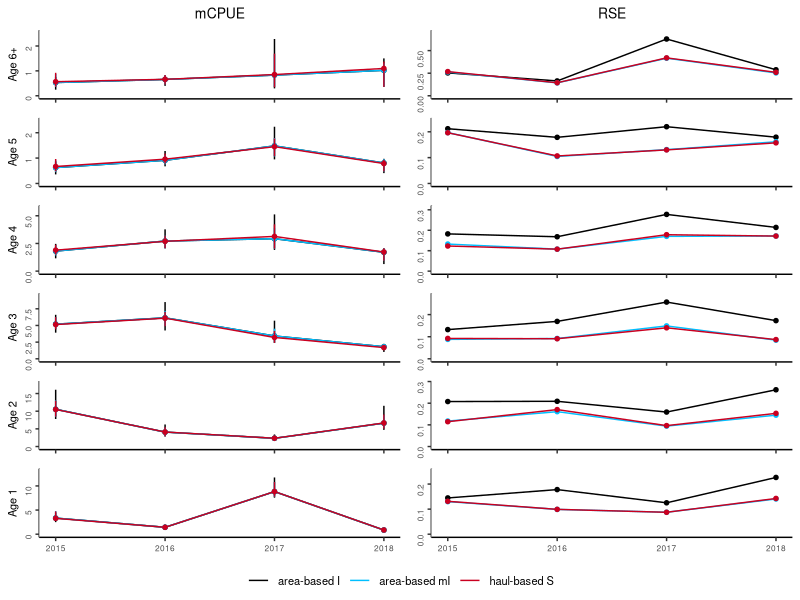
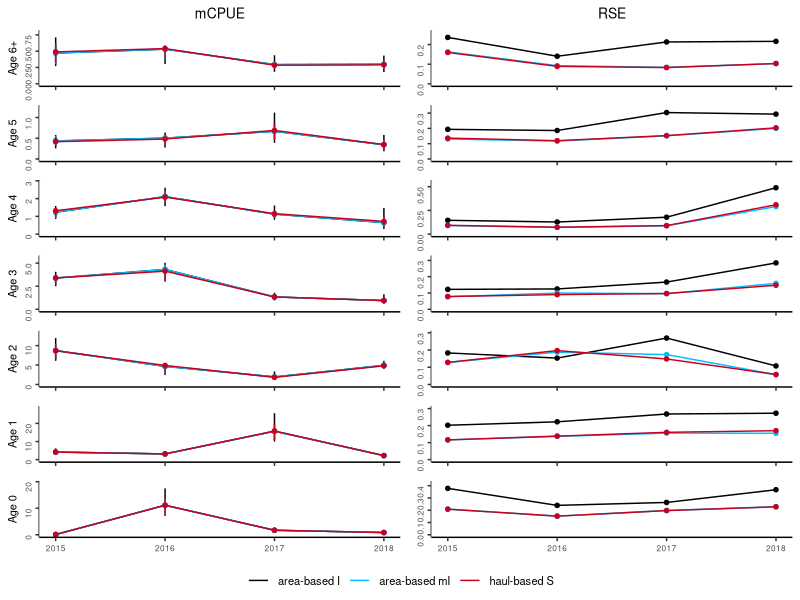
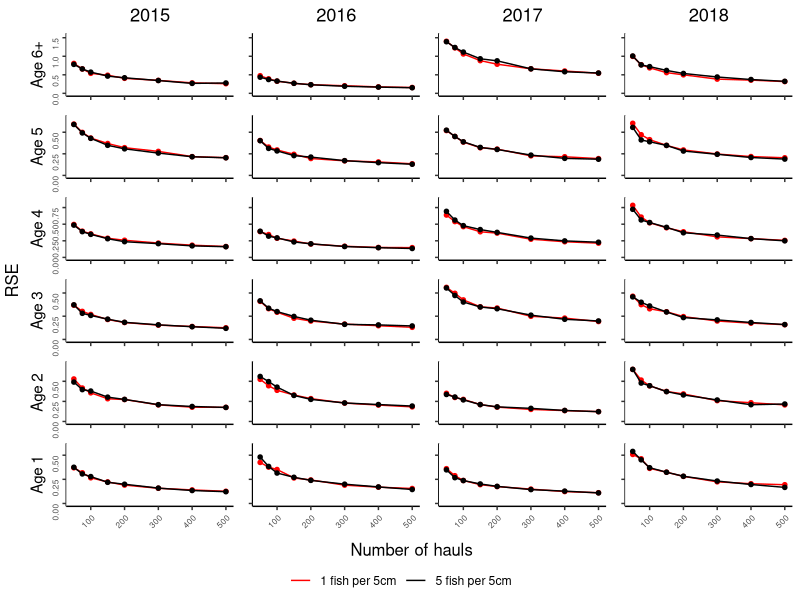
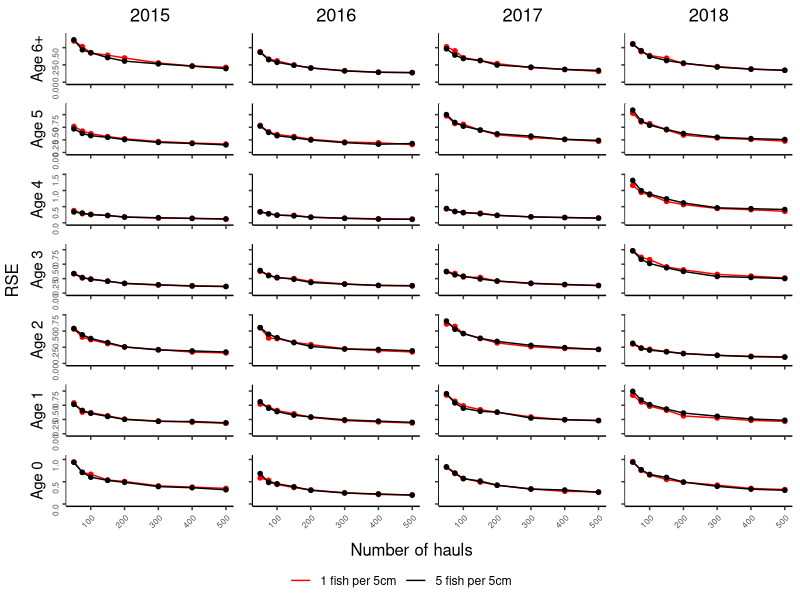

R code for these plots, in order: (Note: this script raises an error after producing the figures.)
#
# Example of tabulated plot inspired by Gerritsen et al. 2006
#

library(ggplot2)
library(grid)
library(gridExtra)
library(egg)

#' @noRd
makeColorMap <- function(columns, color){
  colors <- as.list(rep(color, length(columns)))
  names(colors) <- columns
  return(colors)
}

#' generates function for passing to tickmarks
#' tickfunctions have n number of ticks
#' lowest tick is 0
#' highes ttick is rounded of from ymax (digits determine rounding)
#' mid tick is rounded midpoint
genTickMarksFunction <- function(n=3, digits=1, slack=0.01){
  roundf <- function(x){floor(x * (10**digits))/(10**digits)}
  tickfun <- function(lim){
    maxl <- lim[2]-slack
    minl <- 0
    step <- maxl/(n-1)
    ticks <- sapply(seq(minl, maxl, step), roundf)
    return(ticks)
  }
}

#' generates function for passing to tickmaks
#' tickfunctions tries a range of preset scales form 0 to ymax 
#' and chooses the one that leaves fewer tickmars, exceding n
genTickMarksTester <- function(n=3, steps=c(.001, 0.0025, 0.005, 0.01, 0.025, 0.05, 0.1, 0.25, 0.5, 1, 2.5, 5, 10, 25, 50, 100, 250, 500)){
  
  stopifnot(all(steps == sort(steps)))
  
  tickfun <- function(lim){
    maxl <- lim[2]
    if (is.infinite(maxl) | is.na(maxl)){
      return(c(0.0))
    }
    minl <- 0
    for (step in rev(steps)){
      ticks <- seq(minl, maxl, step)
      
      if (length(ticks) >= 3){
        return(ticks)
      }
    }
    stop("Could not make tickmarks")
  }
}
ticks3 <- genTickMarksTester()
ticks2 <- genTickMarksTester(2)

#' @noRd
panelPlotOverlay <- function(plotData, columnGroups, xVariable, yVariable, yVariableUpper, yVariableLower, xlimrow, ylimcol, showX=F, showY=F, ylabel="", basetheme=NULL, titletext="", pointcol=NULL, linecol=NULL, errorcol=NULL, tickmarks=NULL){

  panelplot <- ggplot(plotData, aes_string(x=xVariable, y=yVariable)) + xlim(xlimrow) + ylab(ylabel) + ylim(ylimcol)

  cols <- unique(plotData[,columnGroups])
  for (col in cols){
    colData <- plotData[plotData[,columnGroups] == col,]
    if (!is.null(yVariableUpper) & !is.null(yVariableLower)){
      panelplot <- panelplot + geom_linerange(data=colData, aes_string(ymin=yVariableLower, ymax=yVariableUpper), color=errorcol[[col]])
    }
    #points and lines
    if (nrow(colData) == 0){
      panelplot <- panelplot + geom_blank()
    }
    else{
      panelplot <- panelplot + geom_line(data=colData, aes_string(color=columnGroups))  + geom_point(data=colData, shape=20, size=2, color=pointcol[[col]])
    }

    if (!is.null(title) & col == cols[1]){
      panelplot <- panelplot + ggtitle(titletext)
    }

  }

  panelplot <- panelplot + scale_color_manual(values = unlist(linecol))
  
  panelplot <- panelplot + basetheme()
  panelplot <- panelplot + theme(panel.grid.minor = element_blank(), panel.grid.major = element_blank())
  if (!is.null(tickmarks)){
    panelplot <- panelplot + scale_y_continuous(breaks=tickmarks, limits = ylimcol)
  }
  if (!showX){
    panelplot <- panelplot + theme(axis.title.x = element_blank(), axis.text.x=element_blank())
  }
  else{
    panelplot <- panelplot + theme(axis.title.x = element_blank())
  }

  if (!showY){
    panelplot <- panelplot + theme(axis.title.y = element_blank(), axis.text.y=element_blank())
  }

  return(panelplot)
}


#' Table plot
#' @description
#'  makes a tabulated plot of estimates grouped by two covariates, one for columns, one for rows. axes of all plots are the same variables.
#' @details
#' @param data data.table() with data, must contain columns identified by parameters 'columnGroups', 'rowGroups', 'xVariable' and 'yVariable'
#' @param columnGroups character() identifies column in data that identifies the grouping used for columns in the plot
#' @param rowGRoups character() identifies column in data that identifies the grouping used for rows in the plot
#' @param xVariable character() identifies column in data containting variable to be used for x-axis
#' @param yVariable character() identifies column in data containing variable to be used for y-axis
#' @param overlayGroups character() identifies column in data specifying the groups to be overlayed
#' @param ylab character(), optional, label for y-axis, if not provided 'yVariable' will be used.
#' @param ymin numeric(), optional, lower bounds of y axis, if not NULL y axis will be adopted to data for each column
#' @param ymax numeric(), optional, upper bounds of y axis, if not provided y axis will be adopted to data for each column
#' @param xlim vector, optional, lower and upper bounds of x axis, if not provided y axis will be adapted to data for each row
#' @param pointcol character() or named list mapping the values in data[,columnGroups] to colors, color of points in plots
#' @param linecol character() or named list mapping the values in data[,columnGroups] to colors color of connecting lines in plots
#' @param errorcol character() or named list mapping the values in data[,columnGroups] to colors color of error bars
#' @param tickmarks numeric() specifies tickmarks for y-axis
#' @param basetheme ggplot2 - theme function to use for plotting. Default adjusts y-axis label alignments to account for variable width of tick-labels.
#' @param reverseX logical() whether to reverse X axes
#' @param hLineCol character() specify any column that should be used for horisontal reference lines
stackedPanelsOverlay <- function(data, columnGroups, rowGroups, xVariable, yVariable, overlayGroups, ylab=NULL, xlab=NULL, xlim=NULL, ymin=0, ymax=NULL, pointcol="black", linecol="#cb181d", errorcol="#cb181d", tickmarks=NULL, basetheme=function(x){ggplot2::theme_classic() + theme(plot.title = element_text(hjust = 0.5), axis.text.y = element_text(angle = 90, hjust = 1, size=6))}, reverseX=F, hLineCol=NULL){

  if(is.numeric(columnGroups) | is.numeric(rowGroups)){
    stop("ColumnGroups and rowGroups can not be numeric variables. Covert with as.character()")
  }

  if (!all(c(columnGroups, rowGroups, xVariable, yVariable) %in% names(data))){
    stop("Some arguments (columnGroups, rowGroups, xVariable, yVariable) not found in data.")
  }

  if (any(is.na(data[,c(columnGroups, rowGroups, xVariable)]))){
    stop("NAs in grouping variables or x variable")
  }

  if (is.null(ylab)){
    ylab <- yVariable
  }

  if (is.null(xlab)){
    xlab <- xVariable
  }

  rows <- sort(unique(unlist(data[,rowGroups])), decreasing = T)
  cols <- sort(unique(unlist(data[,columnGroups])))
  og <- sort(unique(unlist(data[,overlayGroups])))
  if (is.character(linecol)){
    linecol <- makeColorMap(og, linecol)
  }
  if (is.character(pointcol)){
    pointcol <- makeColorMap(og, pointcol)
  }
  if (is.character(errorcol)){
    errorcol <- makeColorMap(og, errorcol)
  }

  panels <- list()
  for (row in rows){

    #determine ylims if necessary
    minvar <- yVariable
    miny <- ymin
    if (is.null(miny)){
      miny <- min(data[data[,rowGroups] == row,minvar])
      miny <- miny - abs(miny) * .1
    }

    maxvar <- yVariable
    maxy <- ymax
    if (is.null(maxy)){
      maxy <- max(data[data[,rowGroups] == row,maxvar])
      maxy <- maxy + abs(maxy) * .1
    }
    ylimcol <- c(miny, maxy)

    for (col in cols){
      xlimrow <- xlim
      if (is.null(xlimrow)){
        xlimrow <- c(min(data[data[,columnGroups] == col,xVariable]), max(data[data[,columnGroups] == col,xVariable]))
      }

      title <- NULL
      if (row == rows[1]){
        title = col
      }

      plotdata <- data[data[,columnGroups] == col & data[,rowGroups] == row,]

      referenceline <- NULL
      if (!is.null(hLineCol)){
        stopifnot(length(unique(unlist(plotdata[,hLineCol])))==1)
        referenceline <- unlist(plotdata[,hLineCol])[1]
      }

      panel <- panelPlotOverlay(plotdata, overlayGroups, xVariable, yVariable, yVariableUpper=NULL, yVariableLower=NULL, xlimrow, ylimcol, showX=(row == rows[length(rows)]), showY=(col == cols[1]), ylabel=row, basetheme=basetheme, title=title, pointcol=pointcol, linecol=linecol, errorcol=errorcol, tickmarks=tickmarks)
      panel <- panel + theme(legend.position="none")
      panels[[paste(row, col, sep="/")]] <- panel

    }
  }

  g <- ggplotGrob(panels[[1]] + theme(legend.position="bottom", legend.title = element_blank()))$grobs
  legend <- g[[which(sapply(g, function(x) x$name) == "guide-box")]]
  lheight <- sum(legend$height)
  grid.arrange(
    ggarrange(
      plots=panels,
      nrow=length(rows),
      left=ylab,
      bottom=xlab,draw=F
    ),
    legend,
    ncol = 1,
    heights = unit.c(unit(1, "npc") - lheight, lheight))
}

#' Makes Two column plot-table
#' Same x-axis, and row-categories, but two different y-axis for the different groups.
#' values for each of the column groups are plotted on top of each other in the column to the right for yvariable1
#' values for each of the column groups are plotted on top of each other in the column to the left for yvariable2
overlayedColumnPlot <- function(data, columnGroups, rowGroups, xVariable, yVariable1, yVariable2, yVariable1Lower=NULL, yVariable1Upper=NULL, yVariable2Lower=NULL, yVariable2Upper=NULL, ylab1=NULL, ylab2=NULL, xlab=NULL, xlim=NULL, ymin1=0, ymin2=0, ymax1=NULL, ymax2=NULL, pointcol="black", linecol="#cb181d", errorcol="#cb181d", tickmarksY1=NULL, tickmarksY2=NULL, basetheme=function(x){ggplot2::theme_classic() + theme(plot.title = element_text(hjust = 0.5, size=10), axis.title.y = element_text(size=8), axis.text.y = element_text(angle = 90, hjust = 1, size=6), axis.text.x=element_text(size=6), legend.text = element_text(size=8))}){
  if(is.numeric(columnGroups) | is.numeric(rowGroups)){
    stop("ColumnGroups and rowGroups can not be numeric variables. Covert with as.character()")
  }

  if (!all(c(columnGroups, rowGroups, xVariable, yVariable1, yVariable2) %in% names(data))){
    stop("Some arguments (columnGroups, rowGroups, xVariable, yVariable1, yvaraible2) not found in data.")
  }

  if (any(is.na(data[,c(columnGroups, rowGroups, xVariable)]))){
    stop("NAs in grouping variables or x variable")
  }

  if (is.null(yVariable1Upper) + is.null(yVariable1Lower) == 1){
    stop("Provide either both yVariableUpper and yVariableLower, or neither of them")
  }
  if (is.null(yVariable2Upper) + is.null(yVariable2Lower) == 1){
    stop("Provide either both yVariableUpper and yVariableLower, or neither of them")
  }

  if (is.null(ylab1)){
    ylab1 <- yVariable1
  }
  if (is.null(ylab2)){
    ylab2 <- yVariable2
  }

  if (is.null(xlab)){
    xlabel <- xVariable
  }
  else{
    xlabel <- xlab
  }

  rows <- sort(unique(unlist(data[,rowGroups])), decreasing = T)
  cols <- sort(unique(unlist(data[,columnGroups])))

  if (is.character(linecol)){
    linecol <- makeColorMap(cols, linecol)
  }
  if (is.character(pointcol)){
    pointcol <- makeColorMap(cols, pointcol)
  }
  if (is.character(errorcol)){
    errorcol <- makeColorMap(cols, errorcol)
  }

  panels <- list()
  for (row in rows){

    #determine ylims for yVariable1 if necessary
    minvar1 <- yVariable1
    if (!is.null(yVariable1Lower)){
      minvar1 <- yVariable1Lower
    }
    miny1 <- ymin1
    if (is.null(miny1)){
      miny1 <- min(data[data[,rowGroups] == row,minvar1])
      miny1 <- miny1 - abs(miny1) * .1
    }

    maxvar1 <- yVariable1
    if (!is.null(yVariable1Upper)){
      maxvar1 <- yVariable1Upper
    }
    maxy1 <- ymax1
    if (is.null(maxy1)){
      maxy1 <- max(data[data[,rowGroups] == row,maxvar1])
      maxy1 <- maxy1 + abs(maxy1) * .1
    }
    ylim1col <- c(miny1, maxy1)


    #determine ylims for yVariable2 if necessary
    minvar2 <- yVariable2
    if (!is.null(yVariable2Lower)){
      minvar2 <- yVariable2Lower
    }
    miny2 <- ymin2
    if (is.null(miny2)){
      miny2 <- min(data[data[,rowGroups] == row,minvar2])
      miny2 <- miny2 - abs(miny2) * .1
    }

    maxvar2 <- yVariable2
    if (!is.null(yVariable2Upper)){
      maxvar2 <- yVariable2Upper
    }
    maxy2 <- ymax2
    if (is.null(maxy2)){
      maxy2 <- max(data[data[,rowGroups] == row,maxvar2])
      maxy2 <- maxy2 + abs(maxy2) * .1
    }
    ylim2col <- c(miny2, maxy2)

    #get x-axis and title params
    xlimrow <- xlim
    if (is.null(xlimrow)){
      xlimrow <- c(min(data[,xVariable]), max(data[,xVariable]))
    }

    title1 <- NULL
    if (row == rows[1]){
      title1 = yVariable1
    }
    title2 <- NULL
    if (row == rows[1]){
      title2 = yVariable2
    }

    plotdata <- data[data[,rowGroups] == row,]
    #plot yvar1
    panel <- panelPlotOverlay(plotdata, columnGroups, xVariable, yVariable1, yVariable1Upper, yVariable1Lower, xlimrow, ylim1col, showX=(row == rows[length(rows)]), showY=T, ylabel=row, basetheme=basetheme, title=title1, pointcol=pointcol, linecol=linecol, errorcol=errorcol, tickmarks=tickmarksY1)
    panel <- panel + theme(legend.position="none")
    panels[[paste(row, "yvar1", sep="/")]] <- panel

    #plot yvar2
    panel <- panelPlotOverlay(plotdata, columnGroups, xVariable, yVariable2, yVariable2Upper, yVariable2Lower, xlimrow, ylim2col, showX=(row == rows[length(rows)]), showY=T, ylabel=NULL, basetheme=basetheme, title=title2, pointcol=pointcol, linecol=linecol, errorcol=errorcol, tickmarks=tickmarksY2)
    panel <- panel + theme(legend.position="none")
    panels[[paste(row, "yvar2", sep="/")]] <- panel

  }


  g <- ggplotGrob(panels[[1]] + theme(legend.position="bottom", legend.title = element_blank()))$grobs
  legend <- g[[which(sapply(g, function(x) x$name) == "guide-box")]]
  lheight <- sum(legend$height)
  grid.arrange(
    ggarrange(
      plots=panels,
      nrow=length(rows),
      left=ylab,
      bottom=xlab,draw=F
    ),
    legend,
    ncol = 1,
    heights = unit.c(unit(1, "npc") - lheight, lheight))

}

warning("Change file reference to package location")
warning("Check which CI to use")
warning("Check axis labels")


#
# compare the estimated mCPUE from the two ALKs for each age group (showing confidence intervals)
#

alkresult <- read.csv("data/ALKs_results.csv", sep=";", stringsAsFactors = F, dec = ",", na.strings = c("#N/A"))

areab <- alkresult$ALK %in% "area based"
haulb <- alkresult$ALK %in% "haul based"
alkresult[areab,5] <- "area-based"
alkresult[haulb,5] <- "haul-based"


alkresult$bs <- NULL
alkresult[alkresult$Bootstrap=="Stratified", "bs"] <- "S"
alkresult[alkresult$Bootstrap=="ICES-IBTS", "bs"] <- "I"
alkresult[alkresult$Bootstrap=="Modified-ICES", "bs"] <- "mI"
alkresult[alkresult$ALK == "area based", "ALK"] <- "area-based"
alkresult[alkresult$ALK == "haul based", "ALK"] <- "haul-based"
alkresult$ALKm <- paste(alkresult$ALK, alkresult$bs, sep=" ")
alkresult$age <- paste("Age", alkresult$age)
alkresult$RSE <- alkresult$sd / alkresult$mCPUE


estimator_colors <- list()

estimator_colors[["area-based I"]] <- "#000000"   # "#92c5de"
estimator_colors[["area-based mI"]] <-"#00BFFF"  #"#0000CD"  #"#0571b0"
estimator_colors[["haul-based S"]] <- "#ca0020"

####
# Plot 1
# Using Q1 and all years
#
#

#path= "G:/DOCUMENTS/IBTSgithub3/New-IBTS-Project/TestPackage/ices/figures/"
alkq1 <- alkresult[alkresult$Quarter=="Q1",]
alkq1 <- alkq1[alkq1$age != "Age 0",]

pdf(file = "ices/figures/ALK_Bootstrap_Plots_Edvin/mCpueRseQ1a.pdf", width=3.35, onefile = F) #85mm in inches (3.35) or 170mm (6.69 inches)
overlayedColumnPlot(data = alkq1, columnGroups = "ALKm", rowGroups = "age", xVariable = "Year", yVariable1 = "mCPUE", yVariable2 = "RSE", yVariable1Lower = "Q025", yVariable1Upper = "Q975", tickmarksY1 = ticks3, tickmarksY2=ticks3, pointcol = estimator_colors, linecol = estimator_colors, errorcol = estimator_colors)
dev.off()

####
# Plot 2 - for supplementary
# As plot 1, but for Q3, retaining age group 0
# Using Q3 and all years
alkq3 <- alkresult[alkresult$Quarter=="Q3",]
pdf(file = "ices/figures/ALK_Bootstrap_Plots_Edvin/suppMatMcpueRseQ3.pdf", width=3.35, onefile = F) #85mm in inches
overlayedColumnPlot(data = alkq3, columnGroups = "ALKm", rowGroups = "age", xVariable = "Year", yVariable1 = "mCPUE", yVariable2 = "RSE", yVariable1Lower = "Q025", yVariable1Upper = "Q975", tickmarksY1 = ticks3, tickmarksY2=ticks3, pointcol = estimator_colors, linecol = estimator_colors, errorcol = estimator_colors)
dev.off()


####
# Plot 7
# overlay 1 and 5 for otholith per 5 cm

resamplingCol <- list()
resamplingCol[["1 fish per 5cm"]] <- "red"
resamplingCol[["5 fish per 5cm"]] <- "black"

resamplingOtolithsAndHauls <- read.csv("OtolithsAndHauls_Results_2015_2018/OtolAndHaul_1_5_per_5cm_areaBased2015_2018.csv", sep=";", stringsAsFactors = F, na.strings=c("NA"))
oneFish <- resamplingOtolithsAndHauls$Otolith_per5cm %in% 1
fiveFish <- resamplingOtolithsAndHauls$Otolith_per5cm %in% 5
resamplingOtolithsAndHauls[oneFish,5] <- "1 fish per 5cm"
resamplingOtolithsAndHauls[fiveFish,5] <- "5 fish per 5cm"

resamplingOtolithsAndHauls$cv <- resamplingOtolithsAndHauls$sd / resamplingOtolithsAndHauls$bootstrapMean
resamplingOtolithsAndHauls$age <- paste("Age", resamplingOtolithsAndHauls$age)
resamplingOtolithsAndHauls$Year <- as.character(resamplingOtolithsAndHauls$Year)
resamplingOtolithsAndHauls$Otolith_per5cm <- as.character(resamplingOtolithsAndHauls$Otolith_per5cm)
resamplingOtolithsAndHaulsQ1 <- resamplingOtolithsAndHauls[resamplingOtolithsAndHauls$Quarter=="Q1",]
resamplingOtolithsAndHaulsQ1 <- resamplingOtolithsAndHaulsQ1[resamplingOtolithsAndHaulsQ1$age != "Age 0",]

pdf(file = "ices/figures/ALK_Bootstrap_Plots_Edvin/resamplingAgeAndHaulsQ1.pdf", width=3.35, onefile = F) #85mm in inches
stackedPanelsOverlay(data = resamplingOtolithsAndHaulsQ1, columnGroups = "Year", rowGroups = "age", xVariable = "N", yVariable = "cv", overlayGroups="Otolith_per5cm", xlab="Number of hauls", ylab="RSE", ymin=0, pointcol = resamplingCol, linecol = resamplingCol, errorcol = resamplingCol, tickmarks = ticks2, basetheme=function(x){ggplot2::theme_classic() + theme(plot.title = element_text(hjust = 0.5), axis.text.y = element_text(angle = 90, hjust = 1, size=6), axis.text.x = element_text(angle = 45, hjust = 1, size=6))})
dev.off()

####
# Plot 8 - supplementary
# Like plot 7, but for Q3 and including aGE GROUP 0
resamplingOtolithsAndHaulsQ3 <- resamplingOtolithsAndHauls[resamplingOtolithsAndHauls$Quarter=="Q3",]
pdf(file = "ices/figures/ALK_Bootstrap_Plots_Edvin/suppMatResamplingAgeAndHaulsQ3.pdf", width=3.35, onefile = F) #85mm in inches
stackedPanelsOverlay(data = resamplingOtolithsAndHaulsQ3, columnGroups = "Year", rowGroups = "age", xVariable = "N", yVariable = "cv", overlayGroups="Otolith_per5cm", xlab="Number of hauls", ylab="RSE", ymin=0, pointcol = resamplingCol, linecol = resamplingCol, errorcol = resamplingCol, tickmarks = ticks2, basetheme=function(x){ggplot2::theme_classic() + theme(plot.title = element_text(hjust = 0.5), axis.text.y = element_text(angle = 90, hjust = 1, size=6), axis.text.x = element_text(angle = 45, hjust = 1, size=6))})
dev.off()

####
# Plot 9  - supplementary
# Like plot 7, but for 1997 - 1999
resamplingOtolithsAndHauls <- read.csv("OtolithsAndHauls_Results_1997_1999/OtolAndHaul_1_5_per_5cm_areaBased1997_1999.csv", sep=";", stringsAsFactors = F, na.strings=c("NA"))
oneFish <- resamplingOtolithsAndHauls$Otolith_per5cm %in% 1
fiveFish <- resamplingOtolithsAndHauls$Otolith_per5cm %in% 5
resamplingOtolithsAndHauls[oneFish,6] <- "1 fish per 5cm"
resamplingOtolithsAndHauls[fiveFish,6] <- "5 fish per 5cm"

resamplingOtolithsAndHauls$cv <- resamplingOtolithsAndHauls$sd / resamplingOtolithsAndHauls$bootstrapMean
resamplingOtolithsAndHauls$age <- paste("Age", resamplingOtolithsAndHauls$age)
resamplingOtolithsAndHauls$Year <- as.character(resamplingOtolithsAndHauls$Year)
resamplingOtolithsAndHauls$Otolith_per5cm <- as.character(resamplingOtolithsAndHauls$Otolith_per5cm)
resamplingOtolithsAndHaulsQ1 <- resamplingOtolithsAndHauls[resamplingOtolithsAndHauls$Quarter=="Q1",]
resamplingOtolithsAndHaulsQ1 <- resamplingOtolithsAndHaulsQ1[resamplingOtolithsAndHaulsQ1$age != "Age 0",]

pdf(file = "ices/figures/ALK_Bootstrap_Plots_Edvin/suppMatResamplingAgeAndHaulsQ197-99.pdf", width=3.35, onefile = F) #85mm in inches
stackedPanelsOverlay(data = resamplingOtolithsAndHaulsQ1, columnGroups = "Year", rowGroups = "age", xVariable = "N", yVariable = "cv", overlayGroups="Otolith_per5cm", xlab="Number of hauls", ylab="RSE", ymin=0, pointcol = resamplingCol, linecol = resamplingCol, errorcol = resamplingCol, tickmarks = ticks2, basetheme=function(x){ggplot2::theme_classic() + theme(plot.title = element_text(hjust = 0.5), axis.text.y = element_text(angle = 90, hjust = 1, size=6), axis.text.x = element_text(angle = 45, hjust = 1, size=6))})
dev.off()


####
# Plot 10  - supplementary
# Like plot 9, but for Q3 and including age group 0

resamplingOtolithsAndHaulsQ3 <- resamplingOtolithsAndHauls[resamplingOtolithsAndHauls$Quarter=="Q3",]
pdf(file = "ices/figures/ALK_Bootstrap_Plots_Edvin/suppMatResamplingAgeAndHaulsQ397-99.pdf", width=3.35, onefile = F) #85mm in inches
stackedPanelsOverlay(data = resamplingOtolithsAndHaulsQ3, columnGroups = "Year", rowGroups = "age", xVariable = "N", yVariable = "cv", overlayGroups="Otolith_per5cm", xlab="Number of hauls", ylab="RSE", ymin=0, pointcol = resamplingCol, linecol = resamplingCol, errorcol = resamplingCol, tickmarks = ticks2, basetheme=function(x){ggplot2::theme_classic() + theme(plot.title = element_text(hjust = 0.5), axis.text.y = element_text(angle = 90, hjust = 1, size=6), axis.text.x = element_text(angle = 45, hjust = 1, size=6))})
dev.off()
